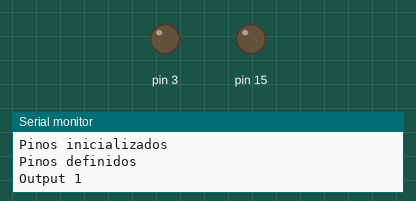
The sketch below on a simulated Arduino Uno, built with avr-gcc and run on an emulated ATmega328P. Parts: output pins drawn as LEDs (lit = HIGH), the last lines printed to the serial monitor. Pins used as bus, display or sensor lines are not drawn.

Above: at 1.2 s.
At 3.5 s:
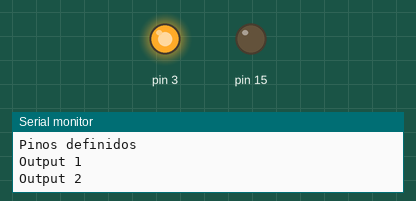
Timing chart, 0 to 5.2 s (numbered marks = the images above):
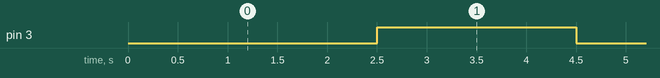

The sketch:

Descodificador.ino
```cpp
#include <Wire.h>


void writeDecoder(boolean S0, boolean S1)
{

  delay(500);
  digitalWrite(15,LOW);
  digitalWrite(3,S0);
  digitalWrite(1,S1);

  delay(500);

}


void setup() {
  // put your setup code here, to run once:
  Serial.begin(115200);
  Serial.println("Pinos inicializados");

  pinMode(1,OUTPUT);
  pinMode(3,OUTPUT);
  pinMode(15,OUTPUT);

  Serial.println("Pinos definidos");
}

void loop() {
  // put your main code here, to run repeatedly:
  boolean S0 = LOW;
  boolean S1 = LOW;
  writeDecoder(S0,S1);

  Serial.println("Output 1");

  delay(1000);

  S0 = HIGH;
  S1 = LOW;
  writeDecoder(S0,S1);

  Serial.println("Output 2");

  delay(1000);

  S0 = LOW;
  S1 = HIGH;
  writeDecoder(S0,S1);

  Serial.println("Output 3");

  delay(1000);

  S0 = HIGH;
  S1 = HIGH;
  writeDecoder(S0,S1);

  Serial.println("Output 4");

  delay(1000);
}
```

Measured:
- by itself, pin 3: alternates HIGH for 2.0 s and LOW for 2.0 s
